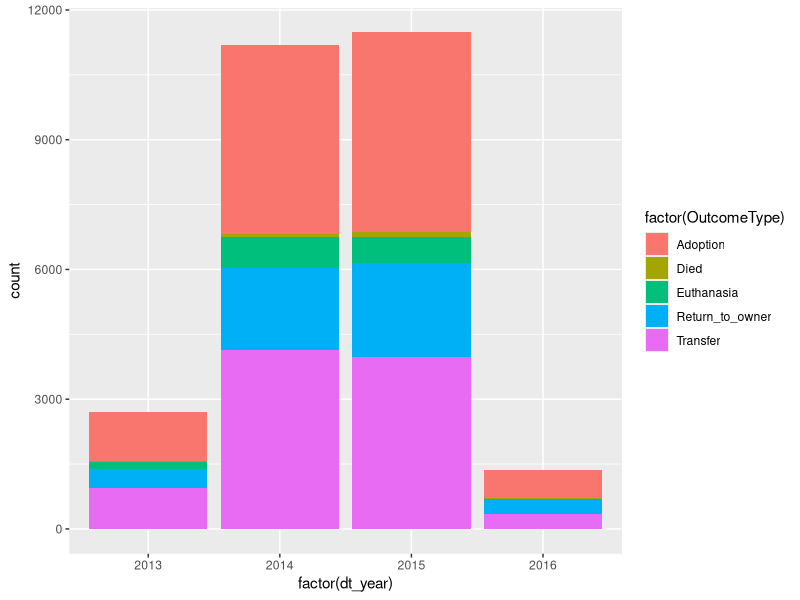
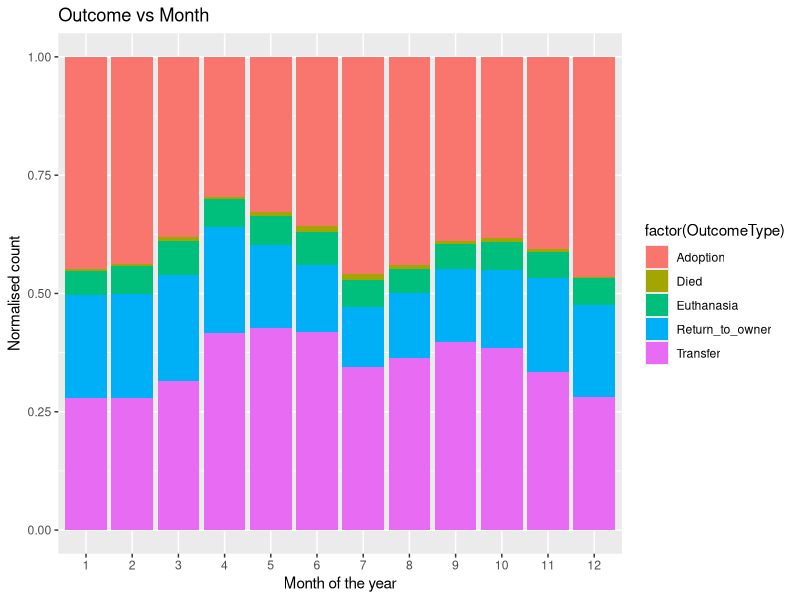
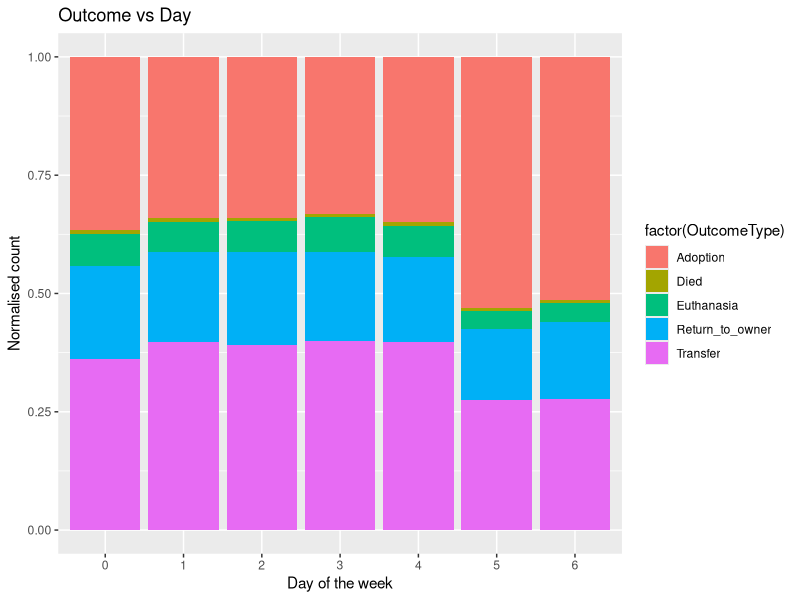
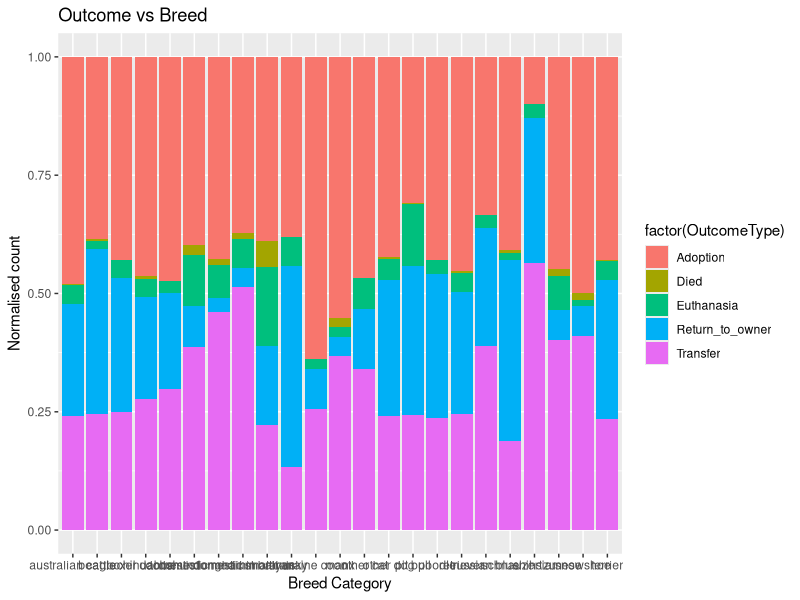

Generate these figures, in order, with R:
#' ---
#' title: "Exploring Data - Animal Shelter Kaggle Comp"
#' author: "F Marin"
#' date: "June 11, 2016"
#' ---

# --- Load Libraries -----

library(magrittr,quietly = TRUE, warn.conflicts = FALSE)
library(dplyr,quietly = TRUE, warn.conflicts = FALSE)
library(tidyr,quietly = TRUE, warn.conflicts = FALSE)
library(foreign,quietly = TRUE, warn.conflicts = FALSE)
library(nnet,quietly = TRUE, warn.conflicts = FALSE)
library(ggplot2,quietly = TRUE, warn.conflicts = FALSE)


# ---- Read & clean data ----

#Read and Clean data: Neil's file

trainPrep.df <- read.csv('../data/train_prep.csv',stringsAsFactors = FALSE)

#fill for missing/unknown values

#to replace with 'unknown'
trainPrep.df %<>% mutate(Name=ifelse(Name=="","Unknown",Name))
trainPrep.df %<>% mutate(Name=ifelse(AgeuponOutcome=="","Unknown",AgeuponOutcome))
trainPrep.df %<>% mutate(Name=ifelse(SexuponOutcome=="","Unknown",SexuponOutcome))
trainPrep.df %<>% mutate(Name=ifelse(sex=="","Unknown",sex))
trainPrep.df %<>% mutate(Name=ifelse(desexed=="","Unknown",desexed))

#replace NAs
trainPrep.df %<>% replace_na(list(AgeuponOutcome_days=-100))


# ---- Some additional plots ----

#outcome vs year
plot.outyear <- ggplot(data=trainPrep.df,aes(x=factor(dt_year)))
plot.outyear <- plot.outyear + geom_bar(aes(fill=factor(OutcomeType)))
plot.outyear

#outcome vs month
plot.outmonth <- ggplot(data=trainPrep.df,aes(x=factor(dt_month)))
plot.outmonth <- plot.outmonth + geom_bar(aes(fill=factor(OutcomeType)),position='fill')
plot.outmonth <- plot.outmonth + labs(title='Outcome vs Month',x='Month of the year',y='Normalised count')
plot.outmonth

#outcome vs day of the week
plot.outday <- ggplot(data=trainPrep.df,aes(x=factor(dt_dayofweek)))
plot.outday <- plot.outday + geom_bar(aes(fill=factor(OutcomeType)),position='fill')
plot.outday <- plot.outday + labs(title='Outcome vs Day',x='Day of the week',y='Normalised count')
plot.outday

#add pet's race into the mix
# remove special characters (replace with ' ')
PetBreed <- data.frame(PetBreed=tolower(gsub("[^[:alnum:] ]", " ",trainPrep.df$Breed)))
#eliminate mix
trainPrep.df$PetBreed <- as.character(sub("(.*?) mix.*", "\\1",PetBreed$PetBreed))

#create mapping: cats
cat.type <- data.frame(table(as.character(trainPrep.df[trainPrep.df$AnimalType=='Cat',]$PetBreed)))
names(cat.type) <- c('Type','Freq')
cat.type %<>% arrange(desc(Freq)) %>%
                mutate(cumsumFreq=cumsum(Freq)/sum(Freq)) 
#take the first 9 classes - 10th is 'other'
cat.main.types <- cat.type[1:9,] %>% arrange(Freq) %>% select(Type)
cat.type$Category <- rep("",nrow(cat.type))
cat.type$Category[1:9] <- as.character(cat.type$Type[1:9])

for (i in 10:length(cat.type$Type)){
  cat.type$Category[i] = 'other cat'
  for(j in 1:9){
    if(grepl(cat.main.types$Type[j],cat.type$Type[i])==TRUE){
      cat.type$Category[i] = as.character(cat.main.types$Type[j])
      break
    }
  }
}

  
#create mapping: dogs
dog.type <- data.frame(table(as.character(trainPrep.df[trainPrep.df$AnimalType=='Dog',]$PetBreed)))
names(dog.type) <- c('Type','Freq')
dog.type %<>% arrange(desc(Freq)) %>%
    mutate(cumsumFreq=cumsum(Freq)/sum(Freq)) 
#take the first 14 classes - 15th is 'other'
dog.main.types <- data.frame(Type=c('pit bull','chihuahua','german shepperd','australian cattle','retriever',
                      'dachshund','poodle','terrier','schnauzer','boxer','shepperd','shih tzu',
                      'beagle','husky')) 
  
for (i in 1:length(dog.type$Type)){
  dog.type$Category[i] = 'other dog'
    for(j in 1:14){
      if(grepl(dog.main.types$Type[j],dog.type$Type[i])==TRUE){
        dog.type$Category[i] = as.character(dog.main.types$Type[j])
        break
      }
    }
}

#create new table
pet.MainBreed <- rbind(dog.type,cat.type) %>% select(PetBreed=Type,PetBreedCat=Category)
#join
trainPrep.df %<>% inner_join(pet.MainBreed)

#explore data
#outcome vs Main breed category
plot.breedmain <- ggplot(data=trainPrep.df,aes(x=factor(PetBreedCat)))
plot.breedmain <- plot.breedmain + geom_bar(aes(fill=factor(OutcomeType)),position='fill')
plot.breedmain <- plot.breedmain + labs(title='Outcome vs Breed',x='Breed Category',y='Normalised count')
plot.breedmain

train.df <- trainPrep.df %>% select(AnimalID,Name,AnimalType,dt_year,dt_month,dt_dayofweek,AgeuponOutcome_days,
                                    sex,desexed,Breed_is_mix,PetBreedCat,dogsize,OutcomeType)

save(train.df, file="trainReady.rda")
